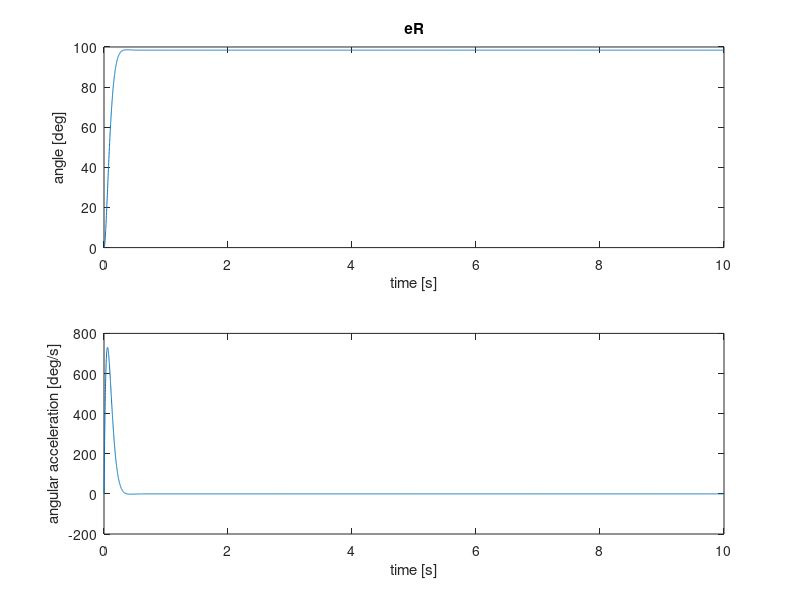

Recreate this plot in MATLAB.
x1 = deg2rad(0);  %angle
x2 = 0;           %angular velocity
u = 0;            %torque, control input
g = 9.8;          %gravitational acceleration
l = 1;            %length of the rod [m]
k = 1;            %air drag coefficient
m = 0.5;          %mass [kg]

%parameter for full state feedback control
K_full_state_fb = [100 1]; %k1: angle control gain,
                           %k2: angular velocity control gain

%parameters for H2 control
%Q: state penalty
Q = [3000 0
     0 10];
%R: control penalty
R = [0.1];

%controller setpoint
x1_d = deg2rad(100); %desired angle
x2_d = deg2rad(0); %desired angular velocity
x_d = [x1_d; x2_d];

%simulation time: ITERATION_TIMES * dt = ~10s
ITERATION_TIMES = 10000;
dt = 0.001;

%array for plotting
time_arr = zeros(1, ITERATION_TIMES);
x1_arr = zeros(1, ITERATION_TIMES);
x2_arr = zeros(1, ITERATION_TIMES);

for i = 1: ITERATION_TIMES
    %update system dynamics
    x1_dot = x2;
    x2_dot = (-g/l)*sin(x1) - (k/m)*x2 + (1/(m*l*l))*u;
    x1 = x1 + x1_dot * dt;
    x2 = x2 + x2_dot * dt;
    x = [x1; x2];

    %linear quadratic regulator
    a11 = 0;
    a12 = 1;
    a21 = (-g/l)*cos(x1);
    a22 = -k/m;
    A = [a11 a12;
         a21 a22];
    
    b1 = 0;
    b2 = 1/(m*l*l);
    B = [b1;
         b2];
    
    %solve CARE
    C = eye(2); %measurement matrix is identical, every states are measurable
    H = transpose(C) * Q * C;
    [X, L, G] = care(A, B, H, R);
    
    %calculate optimal feedback control gain and control input
    K_lqr = inv(R) * transpose(B) * X;
    u = -K_lqr*(x-x_d);
    
    %full state feedback control
    %u = -K_full_state_fb*(x-x_d);
    
    %record datas for plotting
    x1_arr(i) = rad2deg(x1);
    x2_arr(i) = rad2deg(x2);
    time_arr(i) = i * dt;
end

figure(1);
subplot (2, 1, 1);
plot(time_arr, x1_arr);
title('eR');
xlabel('time [s]');
ylabel('angle [deg]');
subplot (2, 1, 2);
plot(time_arr, x2_arr);
xlabel('time [s]');
ylabel('angular acceleration [deg/s]');